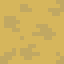

A level layout from a 2D game, rendered from its tile map. Below: a short description, then the map file with its tile-grid data intact:
An orthogonal 1x1 tile map with 64x64 px tiles, 1 tile layer (Tile Layer 1), 2 tilesets and 1 object (Player).

<map version="1.10" tiledversion="1.12.0" orientation="orthogonal" renderorder="right-up" width="1" height="1" tilewidth="64" tileheight="64" infinite="0" nextlayerid="4" nextobjectid="2">
 <tileset firstgid="1" name="!CL_DEMO_64" tilewidth="64" tileheight="64" tilecount="1240" columns="40">
  <image source="../../../../assets/textures/environments/!CL_DEMO_64.png" width="2560" height="1984" />
 </tileset>
 <tileset firstgid="1241" name="duck-Sheet" tilewidth="64" tileheight="64" tilecount="120" columns="24">
  <image source="../../../../assets/textures/characters/duck-Sheet.png" width="1536" height="320" />
 </tileset>
 <layer id="1" name="Tile Layer 1" width="1" height="1">
  <data encoding="csv">
129
</data>
 </layer>
 <objectgroup id="3" name="Interaction">
  <object id="1" name="Jay" type="Player" gid="1241" x="0" y="64" width="64" height="64" />
 </objectgroup>
</map>
